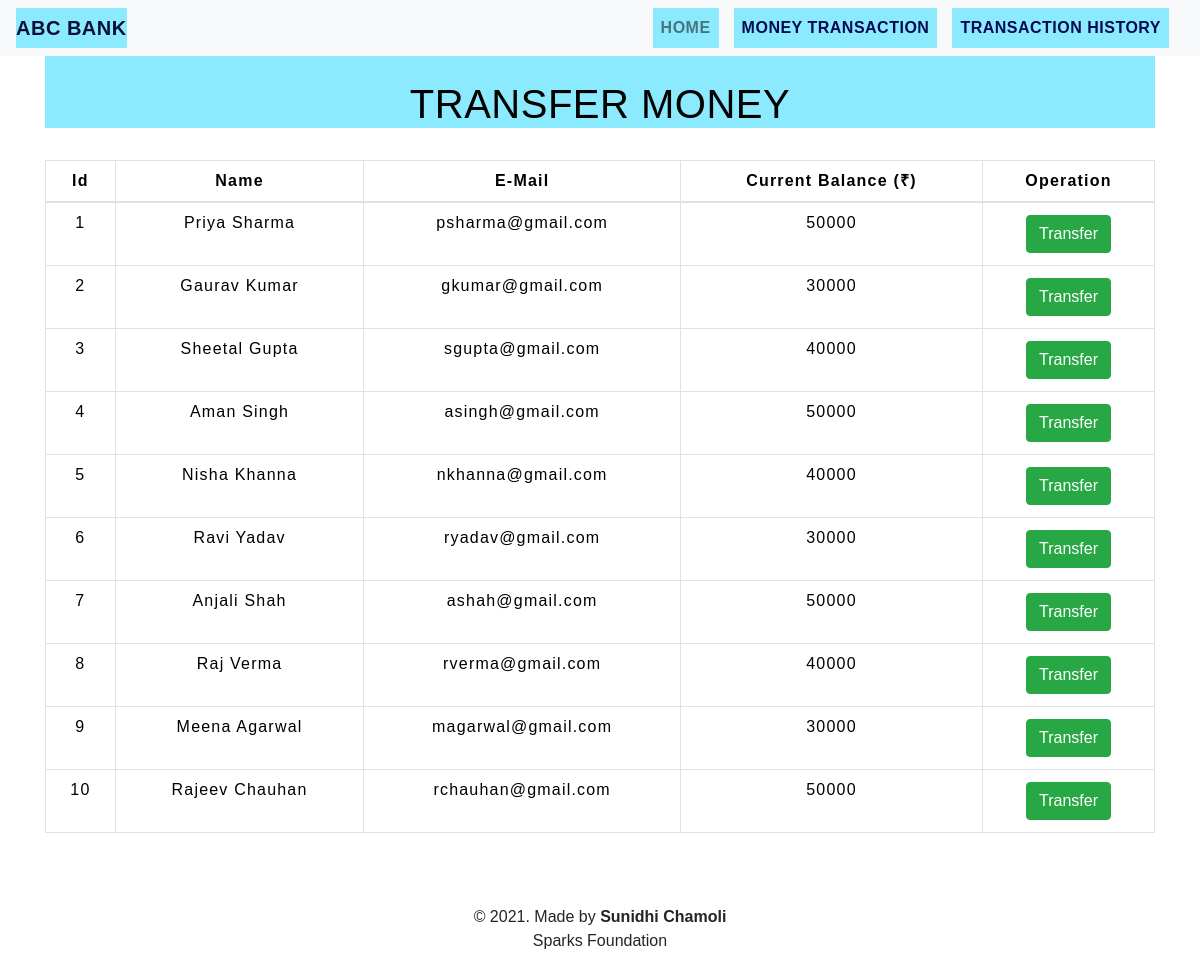
The app's page /transfermoney.php with its own data.
### tables this page shows
CREATE TABLE `users` (
  `id` int(3) NOT NULL,
  `name` text NOT NULL,
  `email` varchar(30) NOT NULL,
  `balance` int(8) NOT NULL
);

### transfermoney.php (the view, shortened to what this page needs)
<!DOCTYPE html>
<html lang="en">
<head>
    <link rel="stylesheet" href="https://maxcdn.bootstrapcdn.com/bootstrap/4.0.0/css/bootstrap.min.css">
    <link rel="stylesheet" type="text/css" href="css/table.css">
    <link rel="stylesheet" type="text/css" href="css/navbar.css">
</head>
<body style="background-color : #ffffff;">
<?php
    include 'config.php';
    $sql = "SELECT * FROM users";
    $result = mysqli_query($conn,$sql);
?>
<?php
  include 'navbar.php';
?>
<div class="container">
        <h2 class="text-center pt-4" style="color : black;"> TRANSFER MONEY </h2>
        <br>
            <div class="row">
                <div class="col">
                    <div class="table-responsive-sm">
                    <table class="table table table-hover table table-bordered">
                        <thead style="color : black;">
                            <tr>
                            <th scope="col" class="text-center py-2"> Id </th>
                            <th scope="col" class="text-center py-2"> Name </th>
                            <th scope="col" class="text-center py-2"> E-Mail </th>
                            <th scope="col" class="text-center py-2"> Current Balance (₹)</th>
                            <th scope="col" class="text-center py-2"> Operation </th>
                            </tr>
                        </thead>
                        <tbody>
                <?php
                    while($rows=mysqli_fetch_assoc($result)){
                ?>
                    <tr style="color : black;">
                        <td class="py-2"><?php echo $rows['id'] ?></td>
                        <td class="py-2"><?php echo $rows['name']?></td>
                        <td class="py-2"><?php echo $rows['email']?></td>
                        <td class="py-2"><?php echo $rows['balance']?></td>
                        <td><a href="selecteduserdetail.php?id= <?php echo $rows['id'] ;?>">
                        <button type="button" class="btn btn-success"> Transfer </button></a></td>
                    </tr>
                <?php
                    }
                ?>
                        </tbody>
                    </table>
                    </div>
                </div>
            </div>
         </div>
         <footer class="text-center mt-5 py-2">
            <p>&copy 2021. Made by <b> Sunidhi Chamoli </b> <br> Sparks Foundation</p>
        </footer>
</body>
</html>

### navbar.php (shortened to what this page needs)
<nav class="navbar navbar-expand-md navbar-light bg-light">
<a class="navbar-brand" href="index.php" style="color : #0c1036" style="background-color: #007fc9"><b>ABC BANK</b></a>
<div class="collapse navbar-collapse" id="collapsibleNavbar">
      <ul class="navbar-nav ml-auto">
        <li class="nav-item">
          <a class="nav-link" href="index.php" style="color : ;"><b>HOME</b></a>
        </li>
        <li class="nav-item">
          <a class="nav-link" href="transfermoney.php" style="color : #030b52;"><b>MONEY TRANSACTION</b></a>
        </li>
        <li class="nav-item">
          <a class="nav-link" href="transactionhistory.php" style="color : #030b52;"><b>TRANSACTION HISTORY</b></a>
        </li>
    </div>
 </nav>

### table.css (style rules this page uses)
* { padding: 0; margin: 0; box-sizing: border-box; font-family: sans-serif; }
h2 { font-size: 40px; }
table { letter-spacing: 1.2px; border: 1px solid black; }
td { text-align: center; }
button { border:none; background: #00d466; transition: 1s; }

### navbar.css (style rules this page uses)
.nav-link { margin-right: 15px; color:#0c1036; letter-spacing: 0.5px; transition: 0.5s; background-color: #8ceaff; }
.navbar-brand { color: #0c1036; letter-spacing: 0.5px; background-color: #8ceaff; }
h2 { color: #0c1036; letter-spacing: 0.5px; font-family: Arial; background-color: #8ceaff; }

### transfermoney.php (style rules this page uses)
button { transition: 1.5s; }

### records on screen
users: id "1", name "Priya Sharma", email "psharma@gmail.com", balance "50000"
users: id "2", name "Gaurav Kumar", email "gkumar@gmail.com", balance "30000"
users: id "3", name "Sheetal Gupta", email "sgupta@gmail.com", balance "40000"
users: id "4", name "Aman Singh", email "asingh@gmail.com", balance "50000"
users: id "5", name "Nisha Khanna", email "nkhanna@gmail.com", balance "40000"
users: id "6", name "Ravi Yadav", email "ryadav@gmail.com", balance "30000"
users: id "7", name "Anjali Shah", email "ashah@gmail.com", balance "50000"
users: id "8", name "Raj Verma", email "rverma@gmail.com", balance "40000"
users: id "9", name "Meena Agarwal", email "magarwal@gmail.com", balance "30000"
users: id "10", name "Rajeev Chauhan", email "rchauhan@gmail.com", balance "50000"
